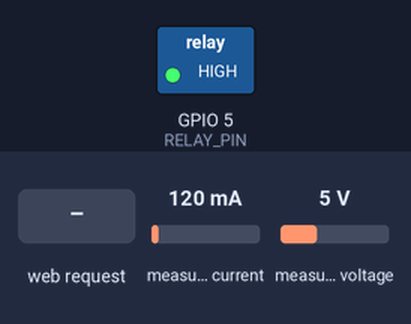
The sketch below on a simulated ESP32. Parts: switched loads named in the sketch (green lamp = pin HIGH). The inputs (shaded band) are chosen by the test bench; at power-on: measured current 120 mA, measured voltage 5 V. WiFi joins after 1.5 s; servers stay silent unless stated; uploads are accepted with an empty reply; what the sketch prints to the serial monitor is not drawn.

Above: at 8.1 s.
8.2 s: HTTP request GET /control?status=off received
At 9.0 s:
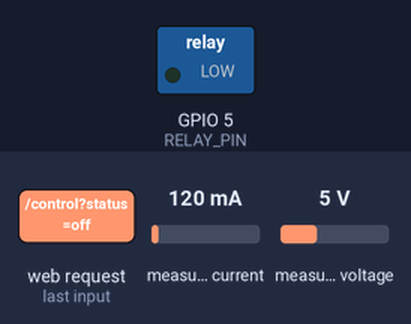
9.7 s: HTTP request GET /control?status=inactive received
At 12.5 s:
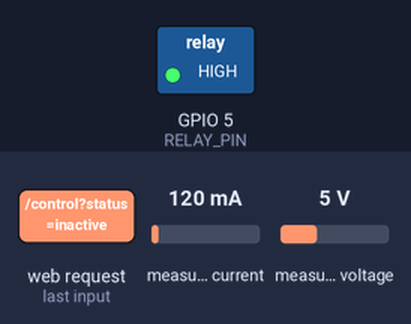
Timing chart, 0 to 13.7 s (numbered marks = the images above; inputs shaded):
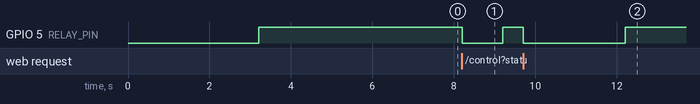

The sketch:

ESP32KillSwitch.ino
```cpp
#include <WiFi.h>
#include <WebServer.h>
#include <WebSocketsServer.h>
#include <PZEM004Tv30.h>
#include <HTTPClient.h>
#include <WiFiClientSecure.h>

// ─── PINS ───
#define PZEM_RX_PIN  23
#define PZEM_TX_PIN  22
#define RELAY_PIN     5

// ─── CONFIG ───
const char* ssid     = "SEEWELL BSNL";
const char* password = "481299717069";

// ─── NGROK URLS ───
const char* BACKEND_URL  = "https://extrorsely-prechemical-juan.ngrok-free.dev/api/energy/reading";
const char* CONTROL_URL  = "https://extrorsely-prechemical-juan.ngrok-free.dev/api/control/state";
const char* REGISTER_URL = "https://extrorsely-prechemical-juan.ngrok-free.dev/register";

// ─── OBJECTS ───
PZEM004Tv30      pzem(Serial2, PZEM_RX_PIN, PZEM_TX_PIN);
WebServer        server(80);
WebSocketsServer webSocket(81);
// NO global WiFiClientSecure — each function creates its own fresh instance

// ─── STATE ───
float  voltage = 0, current = 0, power = 0, energy = 0;
bool   relayOn = true;
String deviceId = "ESP32_MAIN";

// ─── TIMERS ───
unsigned long lastSensor   = 0;
unsigned long lastBackend  = 0;
unsigned long lastControl  = 0;
unsigned long lastRegister = 0;

// ─── HTML PAGE ───
const char* htmlPage = R"=====(
<!DOCTYPE html>
<html lang="en">
<head>
<meta charset="UTF-8"/>
<meta name="viewport" content="width=device-width,initial-scale=1.0"/>
<title>SmartWatt Power Monitor</title>
<script src="https://cdn.jsdelivr.net/npm/chart.js"></script>
<style>
* { margin:0; padding:0; box-sizing:border-box; }
body {
  background:linear-gradient(135deg,#0a0e27,#172a44);
  color:#e2e8f0;
  font-family:'Segoe UI',sans-serif;
  min-height:100vh;
  padding:20px;
}
h1 {
  text-align:center;
  font-size:2rem;
  background:linear-gradient(135deg,#00a5fa,#a78bfa);
  -webkit-background-clip:text;
  -webkit-text-fill-color:transparent;
  margin-bottom:20px;
}
.grid {
  display:grid;
  grid-template-columns:repeat(2,1fr);
  gap:16px;
  max-width:500px;
  margin:0 auto 20px;
}
.card {
  background:rgba(255,255,255,0.05);
  border:1px solid rgba(255,255,255,0.1);
  border-radius:12px;
  padding:16px;
  text-align:center;
}
.card .label { font-size:0.75rem; color:#94a3b8; margin-bottom:4px; }
.card .value { font-size:1.8rem; font-weight:bold; color:#00a5fa; }
.card .unit  { font-size:0.75rem; color:#64748b; }
.status {
  text-align:center; padding:10px; border-radius:8px;
  margin:10px auto; max-width:300px; font-weight:bold;
}
.on  { background:#16a34a33; color:#4ade80; border:1px solid #16a34a; }
.off { background:#dc262633; color:#f87171; border:1px solid #dc2626; }
canvas { max-width:600px; display:block; margin:0 auto; }
</style>
</head>
<body>
<h1>SmartWatt Monitor</h1>
<div class="grid">
  <div class="card"><div class="label">Voltage</div><div class="value" id="v">--</div><div class="unit">V</div></div>
  <div class="card"><div class="label">Current</div><div class="value" id="i">--</div><div class="unit">A</div></div>
  <div class="card"><div class="label">Power</div><div class="value" id="p">--</div><div class="unit">W</div></div>
  <div class="card"><div class="label">Energy</div><div class="value" id="e">--</div><div class="unit">kWh</div></div>
</div>
<div class="status" id="relay">Loading...</div>
<canvas id="chart"></canvas>
<script>
const chart = new Chart(document.getElementById('chart'), {
  type:'line',
  data:{ labels:[], datasets:[{ label:'Power (W)', data:[],
    borderColor:'#00a5fa', backgroundColor:'rgba(0,165,250,0.1)',
    tension:0.4, fill:true }] },
  options:{ animation:false,
    scales:{
      x:{ ticks:{color:'#94a3b8'}, grid:{color:'#1e293b'} },
      y:{ ticks:{color:'#94a3b8'}, grid:{color:'#1e293b'} }
    },
    plugins:{ legend:{ labels:{color:'#e2e8f0'} } }
  }
});
const ws = new WebSocket('ws://'+location.hostname+':81');
ws.onmessage = (event) => {
  const d = JSON.parse(event.data);
  document.getElementById('v').textContent = d.voltage ? d.voltage.toFixed(1) : '--';
  document.getElementById('i').textContent = d.current ? d.current.toFixed(3) : '--';
  document.getElementById('p').textContent = d.power   ? d.power.toFixed(2)   : '--';
  document.getElementById('e').textContent = d.energy  ? d.energy.toFixed(3)  : '--';
  const el = document.getElementById('relay');
  el.textContent = d.relay ? 'Relay ON — Power Active' : 'Relay OFF — Kill Switch Active';
  el.className = 'status ' + (d.relay ? 'on' : 'off');
  const now = new Date().toLocaleTimeString();
  chart.data.labels.push(now);
  chart.data.datasets[0].data.push(d.power||0);
  if(chart.data.labels.length>20){ chart.data.labels.shift(); chart.data.datasets[0].data.shift(); }
  chart.update();
};
ws.onclose = () => setTimeout(()=>location.reload(), 3000);
</script>
</body>
</html>
)=====";

// ─── RELAY ───
void applyRelay(bool turnOn) {
  relayOn = turnOn;
  // ✅ Hardware Sync: Active-High (HIGH=ON, LOW=OFF)
  // Your relay module requires a HIGH signal to switch ON.
  digitalWrite(RELAY_PIN, turnOn ? HIGH : LOW);
  Serial.printf("[RELAY] ══► %s (%s)\n",
    turnOn ? "ON (HIGH) ✅" : "OFF (LOW) 🔴",
    "Active-High Logic");
}

// ─── SENSOR ───
void readSensor() {
  float v = pzem.voltage();
  float i = pzem.current();
  float p = pzem.power();
  float e = pzem.energy();
  voltage = (isnan(v)||isinf(v)) ? 0 : v;
  current = (isnan(i)||isinf(i)) ? 0 : i;
  power   = (isnan(p)||isinf(p)) ? 0 : p;
  energy  = (isnan(e)||isinf(e)) ? 0 : e;
  Serial.printf("[PZEM] V:%.1f I:%.3f P:%.2f E:%.3f\n",
                voltage, current, power, energy);
}

// ─── LOCAL BROADCAST ───
void broadcastLocal() {
  String json = "{";
  json += "\"voltage\":"  + String(voltage, 2) + ",";
  json += "\"current\":"  + String(current, 3) + ",";
  json += "\"power\":"    + String(power,   2) + ",";
  json += "\"energy\":"   + String(energy,  3) + ",";
  json += "\"relay\":"    + String(relayOn ? "true" : "false");
  json += "}";
  webSocket.broadcastTXT(json);
}

// ─── REGISTER ───
// Fresh WiFiClientSecure per call — prevents SSL state corruption
void registerDevice() {
  if (WiFi.status() != WL_CONNECTED) return;
  WiFiClientSecure client;
  client.setInsecure();
  client.setTimeout(10);

  String url = String(REGISTER_URL)
             + "?id="   + deviceId
             + "&ip="   + WiFi.localIP().toString()
             + "&type=master";

  HTTPClient http;
  http.begin(client, url);
  http.setTimeout(8000);
  http.addHeader("ngrok-skip-browser-warning", "true");
  http.addHeader("User-Agent", "ESP32-SmartWatt/1.0");

  int code = http.GET();
  Serial.printf("[REGISTER] HTTP %d\n", code);
  if (code == 200) Serial.println("[REGISTER] ✅ OK");
  else Serial.printf("[REGISTER] ❌ Failed: %s\n", http.errorToString(code).c_str());
  http.end();
}

// ─── SEND TO BACKEND ───
// Fresh client per call
void sendToBackend() {
  if (WiFi.status() != WL_CONNECTED) return;
  WiFiClientSecure client;
  client.setInsecure();
  client.setTimeout(10);

  String json = "{";
  json += "\"device_id\":\"" + deviceId + "\",";
  json += "\"voltage\":"  + String(voltage, 2) + ",";
  json += "\"current\":"  + String(current, 3) + ",";
  json += "\"power\":"    + String(power,   2) + ",";
  json += "\"energy\":"   + String(energy,  3);
  json += "}";

  HTTPClient http;
  http.begin(client, BACKEND_URL);
  http.setTimeout(8000);
  http.addHeader("Content-Type", "application/json");
  http.addHeader("ngrok-skip-browser-warning", "true");
  http.addHeader("User-Agent", "ESP32-SmartWatt/1.0");

  int code = http.POST(json);
  Serial.printf("[BACKEND] HTTP %d\n", code);
  if (code != 200)
    Serial.printf("[BACKEND] ❌ %s\n", http.errorToString(code).c_str());
  http.end();
}

// ─── FETCH CONTROL STATE — POST bypasses ngrok browser warning ───
void fetchControlCommand() {
  if (WiFi.status() != WL_CONNECTED) return;

  WiFiClientSecure client;
  client.setInsecure();
  client.setTimeout(10);

  // POST with JSON body — GET gets blocked by ngrok with HTML warning page → causes -1
  String body = "{\"id\":\"" + deviceId + "\"}";

  HTTPClient http;
  http.begin(client, CONTROL_URL);
  http.setTimeout(10000);
  http.addHeader("Content-Type",               "application/json");
  http.addHeader("ngrok-skip-browser-warning", "true");
  http.addHeader("User-Agent",                 "ESP32-SmartWatt/2.0");

  int code = http.POST(body);
  Serial.printf("[CONTROL] HTTP %d\n", code);

  if (code == 200) {
    String payload = http.getString();
    Serial.println("[CONTROL] Response: " + payload);

    String lower = payload;
    lower.toLowerCase();

    bool shouldBeOff = (lower.indexOf("\"state\":\"off\"") >= 0);

    Serial.printf("[CONTROL] shouldBeOff=%s relayOn=%s\n",
      shouldBeOff ? "YES" : "NO",
      relayOn     ? "YES" : "NO");

    if (shouldBeOff && relayOn) {
      Serial.println("[CONTROL] *** RELAY OFF ***");
      applyRelay(false);
    } else if (!shouldBeOff && !relayOn) {
      Serial.println("[CONTROL] *** RELAY ON ***");
      applyRelay(true);
    } else {
      Serial.println("[CONTROL] No change needed");
    }

  } else if (code == -1) {
    Serial.println("[CONTROL] ❌ -1 → ngrok URL changed or not running");
    Serial.printf("[CONTROL]    RSSI: %d dBm\n", WiFi.RSSI());
  } else {
    Serial.printf("[CONTROL] ❌ HTTP %d → %s\n", code, http.getString().c_str());
  }

  http.end();
}

// ─── WEBSOCKET EVENT ───
void webSocketEvent(uint8_t num, WStype_t type, uint8_t* payload, size_t length) {
  if (type == WStype_CONNECTED)
    Serial.printf("[WS] Client %u connected\n", num);
  if (type == WStype_DISCONNECTED)
    Serial.printf("[WS] Client %u disconnected\n", num);
}

// ─── SETUP ───
void setup() {
  Serial.begin(115200);
  delay(1000);
  Serial.println("\n════════════════════════════");
  Serial.println("   SmartWatt ESP32 Starting");
  Serial.println("════════════════════════════");

  pinMode(RELAY_PIN, OUTPUT);
  digitalWrite(RELAY_PIN, LOW); // Default OFF (LOW) for Active-High
  relayOn = false;

  // Connect WiFi
  WiFi.mode(WIFI_STA);
  WiFi.begin(ssid, password);
  Serial.printf("Connecting to %s", ssid);
  int retries = 0;
  while (WiFi.status() != WL_CONNECTED && retries < 40) {
    delay(500);
    Serial.print(".");
    retries++;
  }

  if (WiFi.status() != WL_CONNECTED) {
    Serial.println("\n[WiFi] ❌ Failed — restarting in 3s");
    delay(3000);
    ESP.restart();
  }

  Serial.printf("\n[WiFi] ✅ Connected: %s\n", WiFi.localIP().toString().c_str());
  Serial.printf("[WiFi] Signal: %d dBm\n", WiFi.RSSI());

  // Register immediately on boot
  registerDevice();

  // ── HTTP server routes ──
  server.on("/", HTTP_GET, []() {
    server.send(200, "text/html", htmlPage);
  });

  // GET /control?status=on|off — called by backend push (if ever reachable)
  server.on("/control", HTTP_GET, []() {
    String s = server.arg("status");
    s.toLowerCase();
    Serial.println("[HTTP] /control?status=" + s);
    bool turnOff = (s == "off" || s == "inactive");
    applyRelay(!turnOff);
    server.send(200, "application/json",
      "{\"ok\":true,\"relay\":" + String(relayOn ? "true" : "false") + "}");
  });

  // GET /status — debug endpoint
  server.on("/status", HTTP_GET, []() {
    String json = "{";
    json += "\"relay\":"    + String(relayOn ? "true" : "false") + ",";
    json += "\"voltage\":"  + String(voltage, 2) + ",";
    json += "\"current\":"  + String(current, 3) + ",";
    json += "\"power\":"    + String(power,   2) + ",";
    json += "\"energy\":"   + String(energy,  3) + ",";
    json += "\"deviceId\":\"" + deviceId + "\"";
    json += "}";
    server.send(200, "application/json", json);
  });

  server.begin();
  webSocket.begin();
  webSocket.onEvent(webSocketEvent);

  Serial.println("[BOOT] ✅ All servers ready");
  Serial.printf("[BOOT] Dashboard: http://%s\n", WiFi.localIP().toString().c_str());
  Serial.printf("[BOOT] Control URL: %s\n", CONTROL_URL);
}

// ─── LOOP ───
void loop() {

  // ── WiFi watchdog — auto reconnect if dropped ──
  if (WiFi.status() != WL_CONNECTED) {
    Serial.println("[WiFi] ❌ Lost connection — reconnecting...");
    WiFi.disconnect();
    delay(1000);
    WiFi.begin(ssid, password);
    int retries = 0;
    while (WiFi.status() != WL_CONNECTED && retries < 20) {
      delay(500);
      Serial.print(".");
      retries++;
    }
    if (WiFi.status() == WL_CONNECTED) {
      Serial.printf("\n[WiFi] ✅ Reconnected: %s\n",
        WiFi.localIP().toString().c_str());
      lastRegister = 0; // force immediate re-register
    } else {
      Serial.println("\n[WiFi] ❌ Reconnect failed — retrying next loop");
      delay(2000);
      return;
    }
  }

  server.handleClient();
  webSocket.loop();

  unsigned long now = millis();

  // Read sensor + broadcast locally every 1s
  if (now - lastSensor >= 1000) {
    lastSensor = now;
    readSensor();
    broadcastLocal();
  }

  // Send energy data to backend every 5s
  if (now - lastBackend >= 5000) {
    lastBackend = now;
    sendToBackend();
  }

  // Poll control state every 3s — THIS drives the relay
  if (now - lastControl >= 3000) {
    lastControl = now;
    fetchControlCommand();
  }

  // Re-register every 60s
  if (now - lastRegister >= 60000) {
    lastRegister = now;
    registerDevice();
  }
}
```

Measured:
- after the input at 8.2 s, GPIO 5 (RELAY_PIN): HIGH → LOW at once, → HIGH 1.0 s later
- after the input at 9.7 s, GPIO 5 (RELAY_PIN): HIGH → LOW at once, → HIGH 2.5 s later
